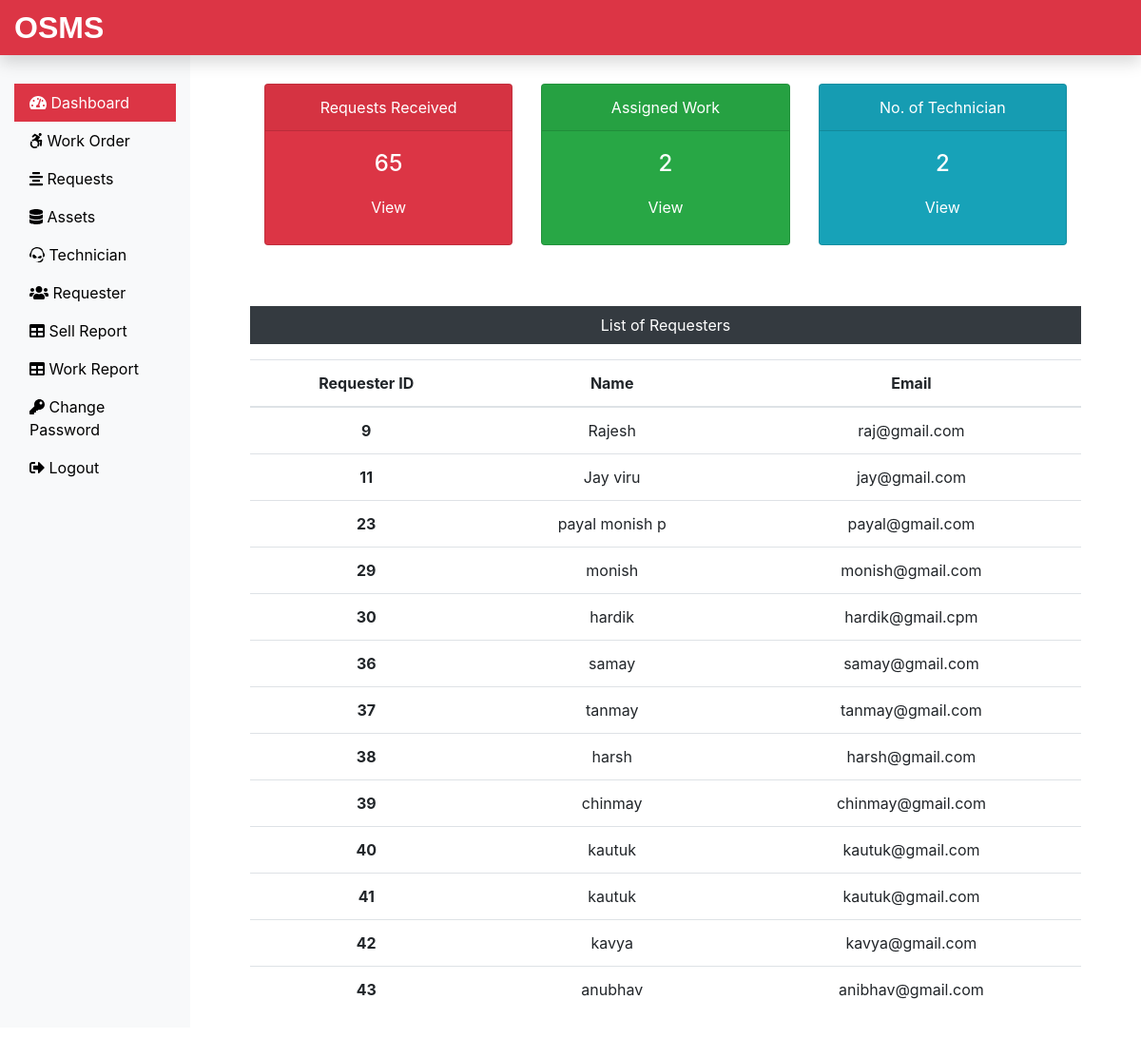
Page /OSMS_PHP/Admin/dashboard.php (signed in) on the committed database.
### tables this page shows
CREATE TABLE `requesterlogin_tb` (
  `r_login_id` int(11) NOT NULL,
  `r_name` varchar(60) NOT NULL,
  `r_email` varchar(60) NOT NULL,
  `r_password` varchar(60) NOT NULL
);

### OSMS_PHP/Admin/dashboard.php (the view, shortened to what this page needs)
<?php
include('includes/header.php');
include('../dbConnection.php');
 $sql = "SELECT max(request_id) FROM submitrequest_tb";
 $result = $conn->query($sql);
 $row = mysqli_fetch_row($result);
 $submitrequest = $row[0];
 $sql = "SELECT max(request_id) FROM assignwork_tb";
 $result = $conn->query($sql);
 $row = mysqli_fetch_row($result);
 $assignwork = $row[0];
 $sql = "SELECT * FROM technician_tb";
 $result = $conn->query($sql);
 $totaltech = $result->num_rows;
?>
<div class="col-sm-9 col-md-10">
  <div class="row mx-5 text-center">
    <div class="col-sm-4 mt-5">
      <div class="card text-white bg-danger mb-3" style="max-width: 18rem;">
        <div class="card-header">Requests Received</div>
        <div class="card-body">
          <h4 class="card-title">
            <?php echo $submitrequest; ?>
          </h4>
          <a class="btn text-white" href="request.php">View</a>
        </div>
      </div>
    </div>
    <div class="col-sm-4 mt-5">
      <div class="card text-white bg-success mb-3" style="max-width: 18rem;">
        <div class="card-header">Assigned Work</div>
        <div class="card-body">
          <h4 class="card-title">
            <?php echo $assignwork;?>
          </h4>
          <a class="btn text-white" href="work.php">View</a>
        </div>
      </div>
    </div>
    <div class="col-sm-4 mt-5">
      <div class="card text-white bg-info mb-3" style="max-width: 18rem;">
        <div class="card-header">No. of Technician</div>
        <div class="card-body">
          <h4 class="card-title">
            <?php echo $totaltech; ?>
          </h4>
          <a class="btn text-white" href="technician.php">View</a>
        </div>
      </div>
    </div>
  </div>
  <div class="mx-5 mt-5 text-center">
    <p class=" bg-dark text-white p-2">List of Requesters</p>
    <?php
    $sql = "SELECT * FROM requesterlogin_tb";
    $result = $conn->query($sql);
    if($result->num_rows > 0){
 echo '<table class="table">
  <thead>
   <tr>
    <th scope="col">Requester ID</th>
    <th scope="col">Name</th>
    <th scope="col">Email</th>
   </tr>
  </thead>
  <tbody>';
  while($row = $result->fetch_assoc()){
   echo '<tr>';
    echo '<th scope="row">'.$row["r_login_id"].'</th>';
    echo '<td>'. $row["r_name"].'</td>';
    echo '<td>'.$row["r_email"].'</td>';
  }
 echo '</tbody>
 </table>';
} else {
  echo "0 Result";
}
?>
  </div>
</div>
</div>
</div>
<?php
include('includes/footer.php');
?>

### OSMS_PHP/Admin/includes/header.php (shortened to what this page needs)
<!DOCTYPE html>
<html lang="en">
<head>
 <link rel="stylesheet" href="../css/bootstrap.min.css">
 <link rel="stylesheet" href="../css/all.min.css">
 <link rel="stylesheet" href="../css/custom.css">
</head>
<body>
 <nav class="navbar navbar-dark fixed-top bg-danger p-0 shadow">
  <a class="navbar-brand col-sm-3 col-md-2 mr-0" href="dashboard.php">OSMS</a>
 </nav>
 <div class="container-fluid mb-5" style="margin-top:40px;">
  <div class="row">
   <nav class="col-sm-3 col-md-2 bg-light sidebar py-5 d-print-none">
    <div class="sidebar-sticky">
     <ul class="nav flex-column">
      <li class="nav-item">
       <a class="nav-link <?php if(PAGE == 'dashboard') { echo 'active'; } ?> " href="dashboard.php">
        <i class="fas fa-tachometer-alt"></i>
        Dashboard
       </a>
      </li>
      <li class="nav-item">
       <a class="nav-link <?php if(PAGE == 'work') { echo 'active'; } ?>" href="work.php">
        <i class="fab fa-accessible-icon"></i>
        Work Order
       </a>
      </li>
      <li class="nav-item">
       <a class="nav-link <?php if(PAGE == 'request') { echo 'active'; } ?>" href="request.php">
        <i class="fas fa-align-center"></i>
        Requests
       </a>
      </li>
      <li class="nav-item">
       <a class="nav-link <?php if(PAGE == 'assets') { echo 'active'; } ?>" href="assets.php">
        <i class="fas fa-database"></i>
        Assets
       </a>
      </li>
      <li class="nav-item">
       <a class="nav-link <?php if(PAGE == 'technician') { echo 'active'; } ?>" href="technician.php">
        <i class="fab fa-teamspeak"></i>
        Technician
       </a>
      </li>
      <li class="nav-item">
       <a class="nav-link <?php if(PAGE == 'requesters') { echo 'active'; } ?>" href="requester.php">
        <i class="fas fa-users"></i>
        Requester
       </a>
      </li>
      <li class="nav-item">
       <a class="nav-link <?php if(PAGE == 'sellreport') { echo 'active'; } ?>" href="soldproductreport.php">
        <i class="fas fa-table"></i>
        Sell Report
       </a>
      </li>
      <li class="nav-item">
       <a class="nav-link <?php if(PAGE == 'workreport') { echo 'active'; } ?>" href="workreport.php">
        <i class="fas fa-table"></i>
        Work Report
       </a>
      </li>
      <li class="nav-item">
       <a class="nav-link <?php if(PAGE == 'changepass') { echo 'active'; } ?>" href="changepass.php">
        <i class="fas fa-key"></i>
        Change Password
       </a>
      </li>
      <li class="nav-item">
       <a class="nav-link" href="../logout.php">
        <i class="fas fa-sign-out-alt"></i>
        Logout
       </a>
      </li>
     </ul>
    </div>
   </nav>

### OSMS_PHP/Admin/includes/footer.php (shortened to what this page needs)
</body>
</html>

### OSMS_PHP/css/custom.css (style rules this page uses)
.navbar-brand { font-family: 'Ubuntu', sans-serif; font-size: 2em; font-weight: bold; }
a { color: black; }
.active { color: white; background-color: #DC3545; }

### rows in the picture
requesterlogin_tb: r_login_id "9", r_name "Rajesh", r_email "raj@gmail.com"
requesterlogin_tb: r_login_id "11", r_name "Jay viru", r_email "jay@gmail.com"
requesterlogin_tb: r_login_id "23", r_name "payal monish p", r_email "payal@gmail.com"
requesterlogin_tb: r_login_id "29", r_name "monish", r_email "monish@gmail.com"
requesterlogin_tb: r_login_id "30", r_name "hardik", r_email "hardik@gmail.cpm"
requesterlogin_tb: r_login_id "36", r_name "samay", r_email "samay@gmail.com"
requesterlogin_tb: r_login_id "37", r_name "tanmay", r_email "tanmay@gmail.com"
requesterlogin_tb: r_login_id "38", r_name "harsh", r_email "harsh@gmail.com"
requesterlogin_tb: r_login_id "39", r_name "chinmay", r_email "chinmay@gmail.com"
requesterlogin_tb: r_login_id "40", r_name "kautuk", r_email "kautuk@gmail.com"
requesterlogin_tb: r_login_id "41", r_name "kautuk", r_email "kautuk@gmail.com"
requesterlogin_tb: r_login_id "42", r_name "kavya", r_email "kavya@gmail.com"
requesterlogin_tb: r_login_id "43", r_name "anubhav", r_email "anibhav@gmail.com"

### other values in the picture
$submitrequest "65"
$assignwork "2"
$totaltech "2"
